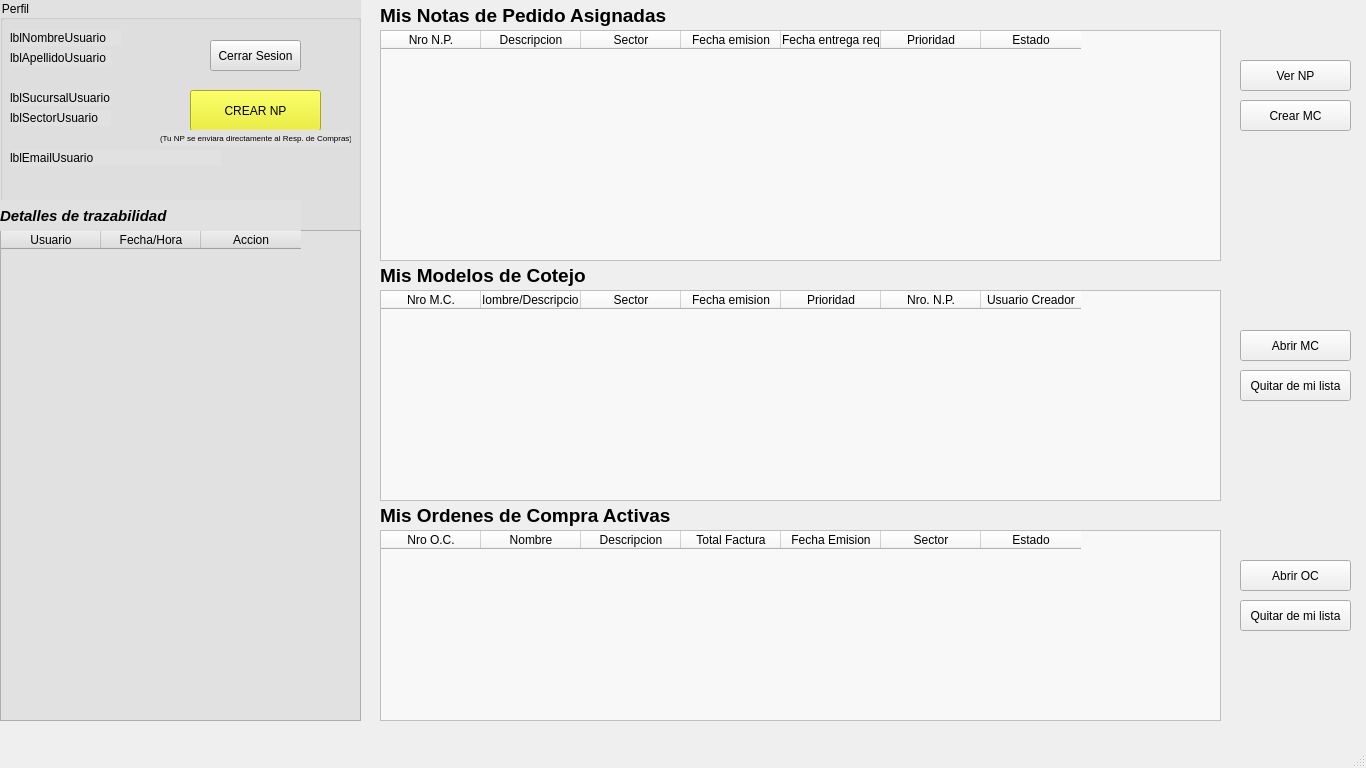
<?xml version="1.0" encoding="UTF-8"?>
<ui version="4.0">
 <class>pantallaComprador</class>
 <widget class="QMainWindow" name="pantallaComprador">
  <property name="geometry">
   <rect>
    <x>0</x>
    <y>0</y>
    <width>1366</width>
    <height>768</height>
   </rect>
  </property>
  <property name="minimumSize">
   <size>
    <width>800</width>
    <height>600</height>
   </size>
  </property>
  <property name="maximumSize">
   <size>
    <width>1366</width>
    <height>768</height>
   </size>
  </property>
  <property name="windowTitle">
   <string>Pantalla Principal - Comprador</string>
  </property>
  <widget class="QWidget" name="centralwidget">
   <widget class="QGroupBox" name="groupBox">
    <property name="geometry">
     <rect>
      <x>0</x>
      <y>0</y>
      <width>361</width>
      <height>721</height>
     </rect>
    </property>
    <property name="styleSheet">
     <string notr="true">background-color: rgb(225, 225, 225);</string>
    </property>
    <property name="title">
     <string>Perfil</string>
    </property>
    <widget class="QLabel" name="lblNombreUsuario">
     <property name="geometry">
      <rect>
       <x>10</x>
       <y>30</y>
       <width>111</width>
       <height>16</height>
      </rect>
     </property>
     <property name="text">
      <string>lblNombreUsuario</string>
     </property>
    </widget>
    <widget class="QLabel" name="lblApellidoUsuario">
     <property name="geometry">
      <rect>
       <x>10</x>
       <y>50</y>
       <width>101</width>
       <height>16</height>
      </rect>
     </property>
     <property name="text">
      <string>lblApellidoUsuario</string>
     </property>
    </widget>
    <widget class="QLabel" name="lblSucursalUsuario">
     <property name="geometry">
      <rect>
       <x>10</x>
       <y>90</y>
       <width>101</width>
       <height>16</height>
      </rect>
     </property>
     <property name="text">
      <string>lblSucursalUsuario</string>
     </property>
    </widget>
    <widget class="QLabel" name="lblSectorUsuario">
     <property name="geometry">
      <rect>
       <x>10</x>
       <y>110</y>
       <width>101</width>
       <height>16</height>
      </rect>
     </property>
     <property name="text">
      <string>lblSectorUsuario</string>
     </property>
    </widget>
    <widget class="QLabel" name="label">
     <property name="geometry">
      <rect>
       <x>10</x>
       <y>150</y>
       <width>211</width>
       <height>16</height>
      </rect>
     </property>
     <property name="text">
      <string>lblEmailUsuario</string>
     </property>
    </widget>
    <widget class="QPushButton" name="btnCerrarSesion">
     <property name="geometry">
      <rect>
       <x>210</x>
       <y>40</y>
       <width>91</width>
       <height>31</height>
      </rect>
     </property>
     <property name="text">
      <string>Cerrar Sesion</string>
     </property>
    </widget>
    <widget class="QPushButton" name="btnCrearNP_C">
     <property name="geometry">
      <rect>
       <x>190</x>
       <y>90</y>
       <width>131</width>
       <height>41</height>
      </rect>
     </property>
     <property name="styleSheet">
      <string notr="true">background-color: rgb(235, 239, 13);
color: rgb(0, 0, 0);</string>
     </property>
     <property name="text">
      <string>CREAR NP</string>
     </property>
    </widget>
    <widget class="QTableWidget" name="tablaDetallesEstado">
     <property name="geometry">
      <rect>
       <x>0</x>
       <y>230</y>
       <width>361</width>
       <height>491</height>
      </rect>
     </property>
     <column>
      <property name="text">
       <string>Usuario</string>
      </property>
     </column>
     <column>
      <property name="text">
       <string>Fecha/Hora</string>
      </property>
     </column>
     <column>
      <property name="text">
       <string>Accion</string>
      </property>
     </column>
    </widget>
    <widget class="QLabel" name="label_5">
     <property name="geometry">
      <rect>
       <x>0</x>
       <y>200</y>
       <width>301</width>
       <height>31</height>
      </rect>
     </property>
     <property name="font">
      <font>
       <pointsize>11</pointsize>
       <italic>true</italic>
       <bold>true</bold>
      </font>
     </property>
     <property name="text">
      <string>Detalles de trazabilidad</string>
     </property>
    </widget>
    <widget class="QLabel" name="label_6">
     <property name="geometry">
      <rect>
       <x>160</x>
       <y>130</y>
       <width>191</width>
       <height>16</height>
      </rect>
     </property>
     <property name="font">
      <font>
       <pointsize>6</pointsize>
      </font>
     </property>
     <property name="text">
      <string>(Tu NP se enviara directamente al Resp. de Compras)</string>
     </property>
    </widget>
   </widget>
   <widget class="QTableWidget" name="tablaNPasignadasC">
    <property name="geometry">
     <rect>
      <x>380</x>
      <y>30</y>
      <width>841</width>
      <height>231</height>
     </rect>
    </property>
    <property name="styleSheet">
     <string notr="true">background-color: rgb(248, 248, 248);</string>
    </property>
    <column>
     <property name="text">
      <string>Nro N.P.</string>
     </property>
    </column>
    <column>
     <property name="text">
      <string>Descripcion</string>
     </property>
    </column>
    <column>
     <property name="text">
      <string>Sector</string>
     </property>
    </column>
    <column>
     <property name="text">
      <string>Fecha emision</string>
     </property>
    </column>
    <column>
     <property name="text">
      <string>Fecha entrega req</string>
     </property>
    </column>
    <column>
     <property name="text">
      <string>Prioridad</string>
     </property>
    </column>
    <column>
     <property name="text">
      <string>Estado</string>
     </property>
    </column>
   </widget>
   <widget class="QLabel" name="label_2">
    <property name="geometry">
     <rect>
      <x>380</x>
      <y>0</y>
      <width>301</width>
      <height>31</height>
     </rect>
    </property>
    <property name="font">
     <font>
      <pointsize>14</pointsize>
      <bold>true</bold>
     </font>
    </property>
    <property name="text">
     <string>Mis Notas de Pedido Asignadas</string>
    </property>
   </widget>
   <widget class="QPushButton" name="btnVerNP_C">
    <property name="geometry">
     <rect>
      <x>1240</x>
      <y>60</y>
      <width>111</width>
      <height>31</height>
     </rect>
    </property>
    <property name="text">
     <string>Ver NP</string>
    </property>
   </widget>
   <widget class="QPushButton" name="btnCrearMC_C">
    <property name="geometry">
     <rect>
      <x>1240</x>
      <y>100</y>
      <width>111</width>
      <height>31</height>
     </rect>
    </property>
    <property name="text">
     <string>Crear MC</string>
    </property>
   </widget>
   <widget class="QTableWidget" name="tablaMCactivosRC">
    <property name="geometry">
     <rect>
      <x>380</x>
      <y>290</y>
      <width>841</width>
      <height>211</height>
     </rect>
    </property>
    <property name="styleSheet">
     <string notr="true">background-color: rgb(248, 248, 248);</string>
    </property>
    <column>
     <property name="text">
      <string>Nro M.C.</string>
     </property>
    </column>
    <column>
     <property name="text">
      <string>Nombre/Descripcion</string>
     </property>
    </column>
    <column>
     <property name="text">
      <string>Sector</string>
     </property>
    </column>
    <column>
     <property name="text">
      <string>Fecha emision</string>
     </property>
    </column>
    <column>
     <property name="text">
      <string>Prioridad</string>
     </property>
    </column>
    <column>
     <property name="text">
      <string>Nro. N.P.</string>
     </property>
    </column>
    <column>
     <property name="text">
      <string>Usuario Creador</string>
     </property>
    </column>
   </widget>
   <widget class="QLabel" name="label_3">
    <property name="geometry">
     <rect>
      <x>380</x>
      <y>260</y>
      <width>301</width>
      <height>31</height>
     </rect>
    </property>
    <property name="font">
     <font>
      <pointsize>14</pointsize>
      <bold>true</bold>
     </font>
    </property>
    <property name="text">
     <string>Mis Modelos de Cotejo</string>
    </property>
   </widget>
   <widget class="QPushButton" name="btnAbrirMC_C">
    <property name="geometry">
     <rect>
      <x>1240</x>
      <y>330</y>
      <width>111</width>
      <height>31</height>
     </rect>
    </property>
    <property name="text">
     <string>Abrir MC</string>
    </property>
   </widget>
   <widget class="QTableWidget" name="tablaOCactivasRC">
    <property name="geometry">
     <rect>
      <x>380</x>
      <y>530</y>
      <width>841</width>
      <height>191</height>
     </rect>
    </property>
    <property name="styleSheet">
     <string notr="true">background-color: rgb(248, 248, 248);</string>
    </property>
    <column>
     <property name="text">
      <string>Nro O.C.</string>
     </property>
    </column>
    <column>
     <property name="text">
      <string>Nombre</string>
     </property>
    </column>
    <column>
     <property name="text">
      <string>Descripcion</string>
     </property>
    </column>
    <column>
     <property name="text">
      <string>Total Factura</string>
     </property>
    </column>
    <column>
     <property name="text">
      <string>Fecha Emision</string>
     </property>
    </column>
    <column>
     <property name="text">
      <string>Sector</string>
     </property>
    </column>
    <column>
     <property name="text">
      <string>Estado</string>
     </property>
    </column>
   </widget>
   <widget class="QLabel" name="label_4">
    <property name="geometry">
     <rect>
      <x>380</x>
      <y>500</y>
      <width>301</width>
      <height>31</height>
     </rect>
    </property>
    <property name="font">
     <font>
      <pointsize>14</pointsize>
      <bold>true</bold>
     </font>
    </property>
    <property name="text">
     <string>Mis Ordenes de Compra Activas</string>
    </property>
   </widget>
   <widget class="QPushButton" name="btnAbrirMC_RC_2">
    <property name="geometry">
     <rect>
      <x>1240</x>
      <y>560</y>
      <width>111</width>
      <height>31</height>
     </rect>
    </property>
    <property name="text">
     <string>Abrir OC</string>
    </property>
   </widget>
   <widget class="QPushButton" name="btnQuitarOC_C">
    <property name="geometry">
     <rect>
      <x>1240</x>
      <y>600</y>
      <width>111</width>
      <height>31</height>
     </rect>
    </property>
    <property name="text">
     <string>Quitar de mi lista</string>
    </property>
   </widget>
   <widget class="QPushButton" name="btnQuitarMC_C">
    <property name="geometry">
     <rect>
      <x>1240</x>
      <y>370</y>
      <width>111</width>
      <height>31</height>
     </rect>
    </property>
    <property name="text">
     <string>Quitar de mi lista</string>
    </property>
   </widget>
  </widget>
  <widget class="QMenuBar" name="menubar">
   <property name="geometry">
    <rect>
     <x>0</x>
     <y>0</y>
     <width>1366</width>
     <height>22</height>
    </rect>
   </property>
  </widget>
  <widget class="QStatusBar" name="statusbar"/>
 </widget>
 <resources/>
 <connections/>
</ui>
